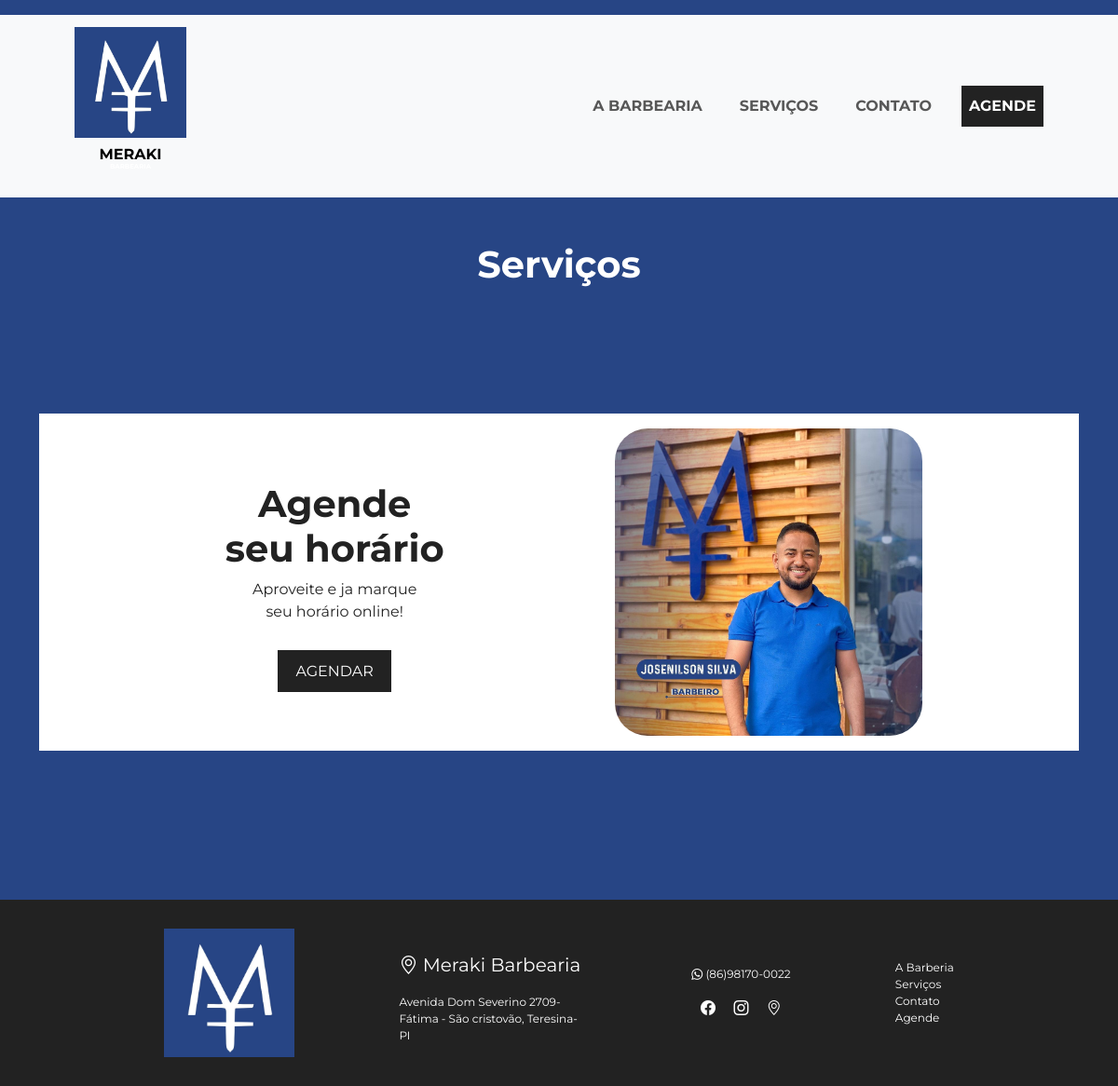
Before: / with the older database file.
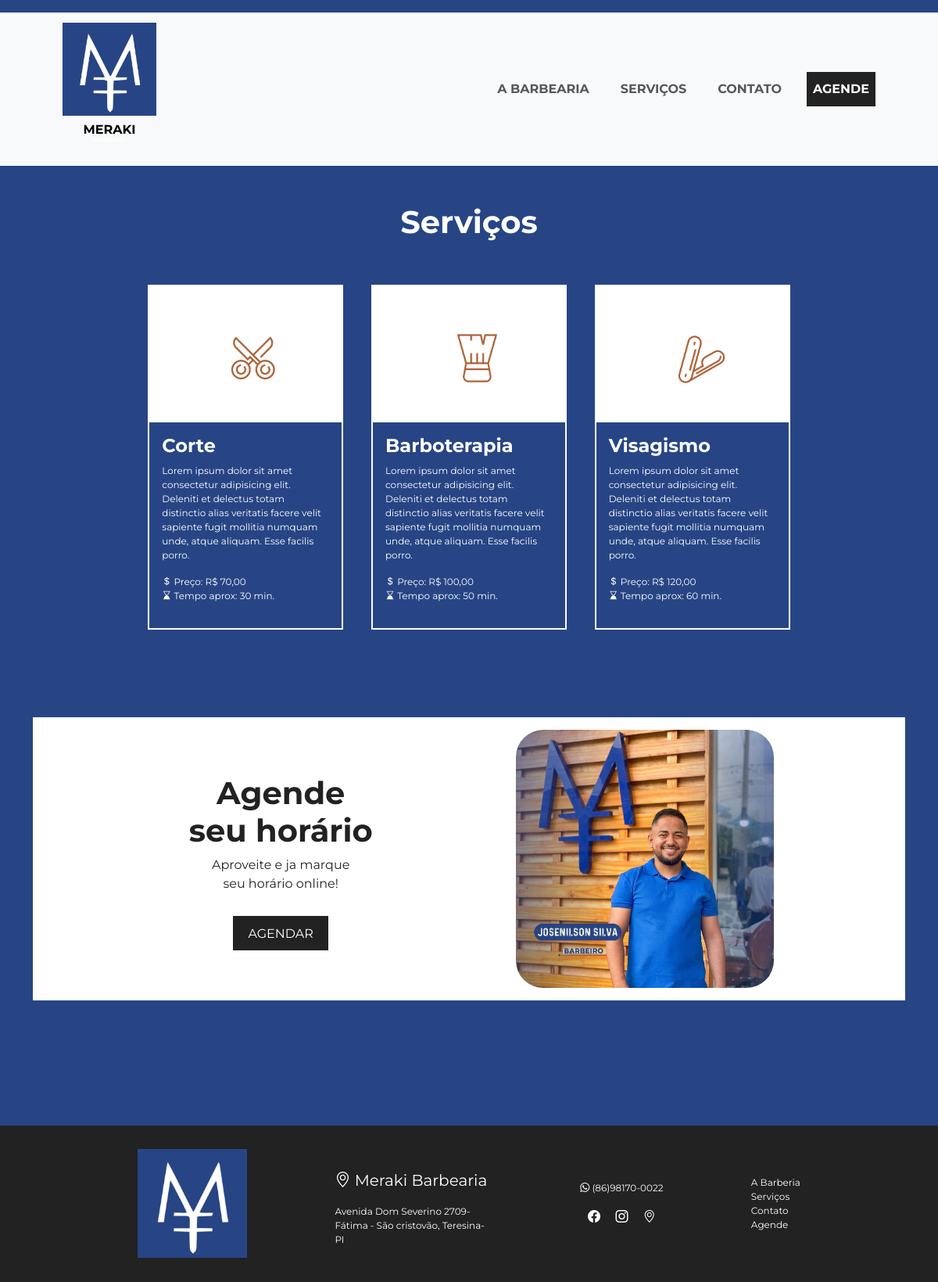
After: the same page with the newer database file.
### servico/models.py (models this page shows, shortened)
class Servico(models.Model):
    imagem = models.ImageField('Imagem', upload_to='servicos/')
    nome = models.CharField('Serviço', max_length=255)
    descricao = models.TextField('Descrição')
    preco  = models.DecimalField('Preço', max_digits=8, decimal_places=2)
    tempo =  models.IntegerField('Tempo de atendimento (em minutos)')
    class Meta:
        verbose_name = 'Serviço'
        verbose_name_plural = 'Serviços'

### core/views.py (the view)
# urls.py: urls.path('', views.IndexListView.as_view(), name='index'),
class IndexListView(ListView):
    model = Servico
    template_name = 'index.html'
    context_object_name = 'servicos'

### core/templates/index.html (shortened to what this page needs)
{% extends 'base.html' %}
{% load static %}
{% block content %}
<div class="servicos-content">
    <h1>Serviços</h1>
    <div class="cards-content">
        {% for servico in servicos %}
        <div class="servico-card">
            <div class="card-img">
                <img src="{{servico.imagem.url}}" alt="logo-servico">
            </div>
            <div class="card-body">
                <h4>{{servico.nome}}</h4>
                <p>{{servico.descricao}}</p>
                <p>
                    <i class="bi bi-currency-dollar"></i><span> Preço: R$ {{servico.preco}}</span>
                    <br>
                    <i class="bi bi-hourglass-bottom"></i><span> Tempo aprox: {{servico.tempo}} min.</span>
                </p>
            </div>
        </div>
        {% endfor %}
    </div>
</div>
<div class="agende-content">
    <div class="agende-text">
        <h1>Agende <br> seu horário</h1>
        <p>Aproveite e ja marque <br> seu horário online!</p>
        <br>
        <a class="btn-agende" href="">AGENDAR</a>
    </div>
    <div class="carousel-content">
        <div id="carouselExampleSlidesOnly" class="carousel slide" data-mdb-ride="carousel" data-mdb-carousel-init>
            <div class="carousel-inner">
                <div class="carousel-item active">
                    <img src="{% static 'img/barb1.jpg' %}" class="d-block w-100" alt="Barbeiro-img" />
                </div>
            </div>
        </div>
    </div>
</div>
{% endblock %}

### templates/base.html (shortened to what this page needs)
{% load static %}
<!DOCTYPE html>
<html lang="pt-br">
<head>
    <link rel="stylesheet" href="https://cdn.jsdelivr.net/npm/bootstrap-icons@1.11.3/font/bootstrap-icons.min.css">
    <link href="https://cdn.jsdelivr.net/npm/bootstrap@5.3.3/dist/css/bootstrap.min.css" rel="stylesheet"
>
    <link rel="stylesheet" href="{% static 'css/basse.css' %}">
    <link rel="stylesheet" href="{% static 'css/index.css' %}">
</head>
<body>
    <nav class="navbar navbar-expand-lg bg-body-tertiary" style="margin-top: 1em;">
        <div class="container-fluid navbar-content">
            <a class="navbar-brand justify-content-start" href="#">
                <img class="logo" src="{% static 'img/logo.jpeg' %}" alt="">
                <h4>MERAKI <br>
                    <P>BARBEARIA</P>
                </h4>
            </a>
            <div class="collapse navbar-collapse justify-content-end" id="navbarNav">
                <ul class="navbar-nav justify-content-end">
                    <li class="nav-item">
                        <a class="nav-link list-link" href="#">A BARBEARIA</a>
                    </li>
                    <li class="nav-item">
                        <a class="nav-link list-link" href="#">SERVIÇOS</a>
                    </li>
                    <li class="nav-item">
                        <a class="nav-link list-link" href="#">CONTATO</a>
                    </li>
                    <li class="nav-item">
                        <a class="nav-link list-link-agende" href="#">AGENDE</a>
                    </li>
                </ul>
            </div>
        </div>
    </nav>
    <div class="container">
        {% block content %}
        {% endblock %}
    </div>
    <footer class="footer mt-alto">
        <div class="footer-content">
            <img src="{% static 'img/logo.jpeg' %}" alt="logo">
            <div class="localizacao">
                <p class="local"><i class="bi bi-geo-alt"></i> Meraki Barbearia</p>
                <p class="endereco">Avenida Dom Severino 2709-Fátima - São cristovão, Teresina-PI</p>
            </div>
            <div class="contato">
                <p><i class="bi bi-whatsapp"></i> (86)98170-0022</p>
                <div class="redes-sociais">
                    <a href=""><i class="bi bi-facebook"></i></a>
                    <a href=""><i class="bi bi-instagram"></i></a>
                    <a href=""><i class="bi bi-geo-alt"></i></a>
                </div>
            </div>
            <div class="options">
                <a href="">A Barberia</a>
                <a href="">Serviços</a>
                <a href="">Contato</a>
                <a href="">Agende</a>
            </div>
        </div>
    </footer>
</body>
</html>

### core/static/css/basse.css (style rules this page uses)
* { font-family: 'Montserrat', sans-serif; }
body { background-color: #274585; }
.navbar-content { padding: 0 5em; }
.navbar-brand { text-align: center; }
.navbar-brand h4 { font-size: 16px; font-weight: bold; margin-top: .5em; }
.navbar-brand p { font-size: 7px; }
.logo { width: 120px; }
.navbar-nav { display: flex; align-items: center; }
.list-link { font-weight: bold; transition: .3s; margin-left: 1.5em; }
.list-link-agende { font-weight: bold; transition: .3s; margin-left: 1.5em; padding: .6em; background-color: #222; color: #fff; }
.footer { margin-top: 10em; width: 100%; height: 200px; display: flex; justify-content: center; align-items: center; background-color: #222; }
.footer-content { display: flex; width: 80%; height: 45%; justify-content: space-around; align-items: center; }
.footer-content img { width: 140px; }
.localizacao { display: flex; width: 21%; height: 100%; flex-direction: column; }
.local { font-size: 20px; color: #fff; }
.endereco { color: #fff; font-size: 12px; }
.contato { height: 100%; display: flex; flex-direction: column; align-items: center; justify-content: center; }
.contato p { font-size: 12px; color: #fff; }
.redes-sociais { display: flex; width: 100%; justify-content: space-around; align-items: center; }
.redes-sociais a { color: #fff; transition: .3s; }
.options { display: flex; flex-direction: column; height: 100%; justify-content: center; }
.options a { text-decoration: none; color: #fff; font-size: 12px; transition: .3s; }

### core/static/css/index.css (style rules this page uses)
.servicos-content { margin-top: 3em; width: 100%; display: flex; flex-direction: column; justify-content: center; align-items: center; }
.servicos-content h1 { color: #fff; font-weight: bold; }
.cards-content { margin-top: 1em; width: 80%; display: flex; flex-wrap: wrap; justify-content: space-evenly; align-items: center; }
.servico-card { margin-top: 2em; width: 250px; border: 2px solid #fff; text-align: start; }
.card-img { width: 100%; }
.card-img img { width: 100%; }
.card-body { padding: 1em; }
.card-body h4, p, span { color: #fff; }
.card-body h4 { font-weight: bold; }
.card-body p { font-size: 12px; }
.agende-content { width: 100%; background-color: #fff; display: flex; align-items: center; justify-content: space-evenly; margin-top: 7em; padding: 1em; }
.agende-text { text-align: center; padding: 2em; }
.agende-text h1 { font-weight: bold; color: #222; }
.agende-text p { color: #222; }
.btn-agende { transition: .3s; padding: .8em 1.2em; background-color: #222; color: #fff; text-decoration: none; }
.carousel-content { width: 330px; }
.carousel-item img { border-radius: 35px; }

Changed rows visible on the page:
added Servico: imagem (picture), nome "Corte", descricao "Lorem ipsum dolor sit amet consectetur adipisicing elit. Deleniti et delectus totam distinctio alias veritatis facere velit sapiente fugit mollitia numquam unde, atque aliquam. Esse facilis porro.", preco "70,00", tempo "30"
added Servico: imagem (picture), nome "Barboterapia", descricao "Lorem ipsum dolor sit amet consectetur adipisicing elit. Deleniti et delectus totam distinctio alias veritatis facere velit sapiente fugit mollitia numquam unde, atque aliquam. Esse facilis porro.", preco "100,00", tempo "50"
added Servico: imagem (picture), nome "Visagismo", descricao "Lorem ipsum dolor sit amet consectetur adipisicing elit. Deleniti et delectus totam distinctio alias veritatis facere velit sapiente fugit mollitia numquam unde, atque aliquam. Esse facilis porro.", preco "120,00", tempo "60"
